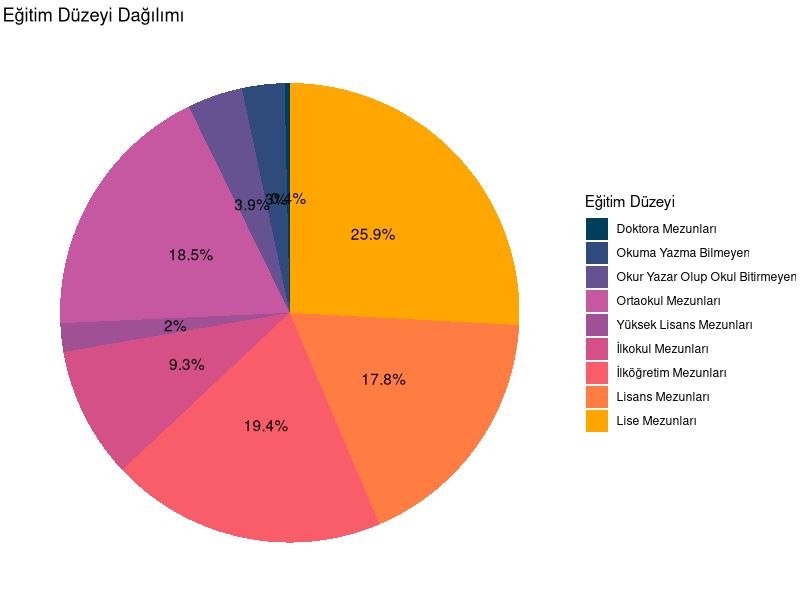
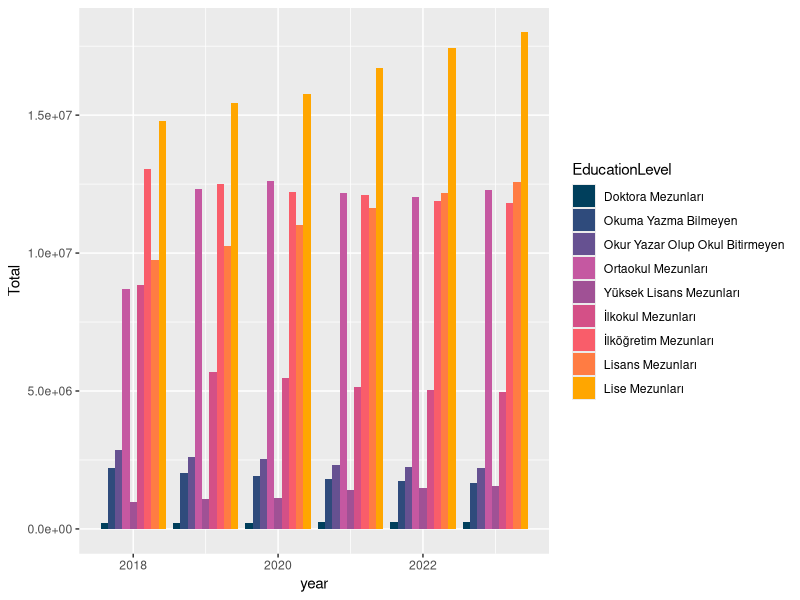
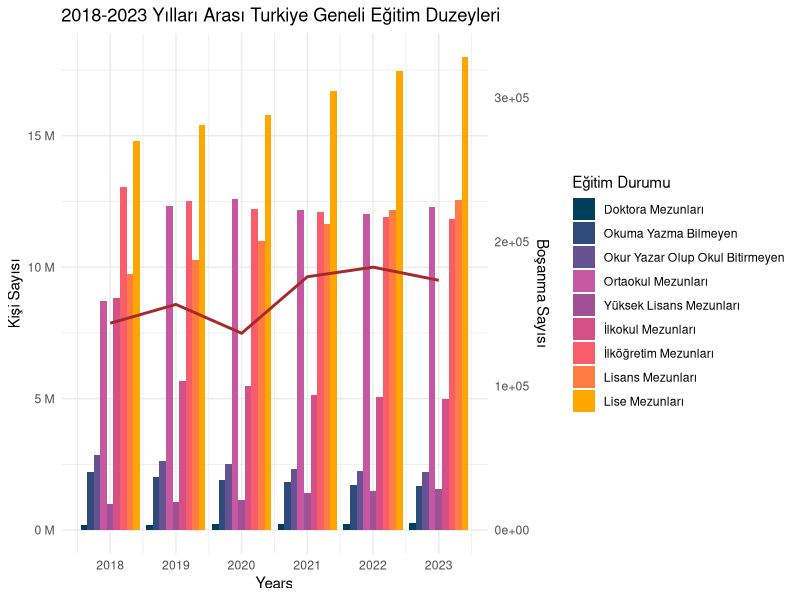
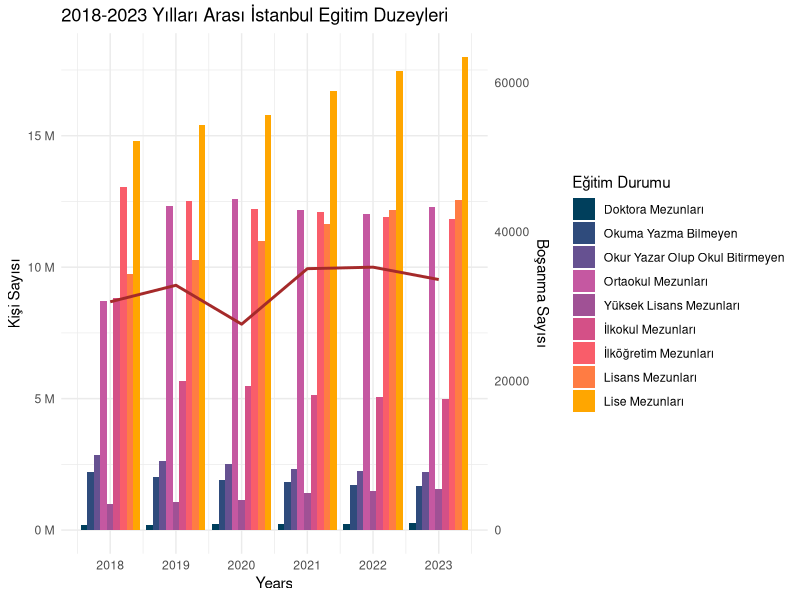
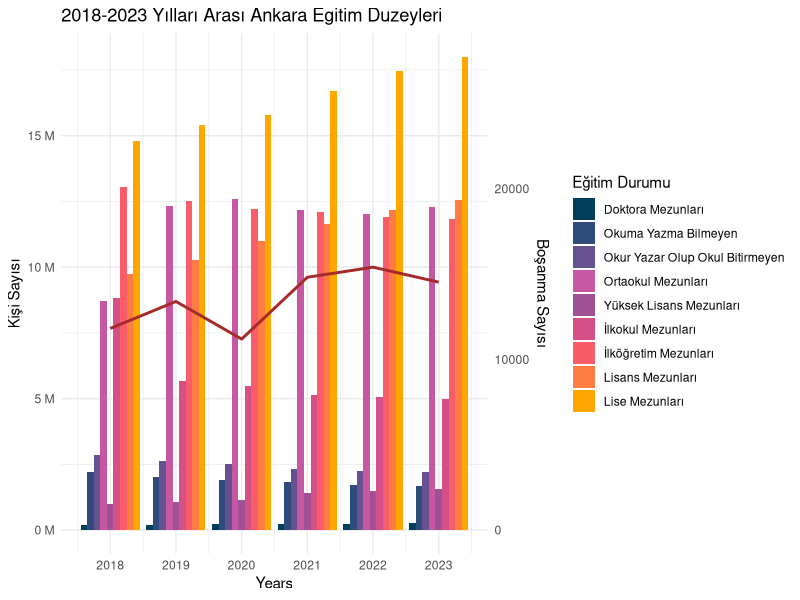
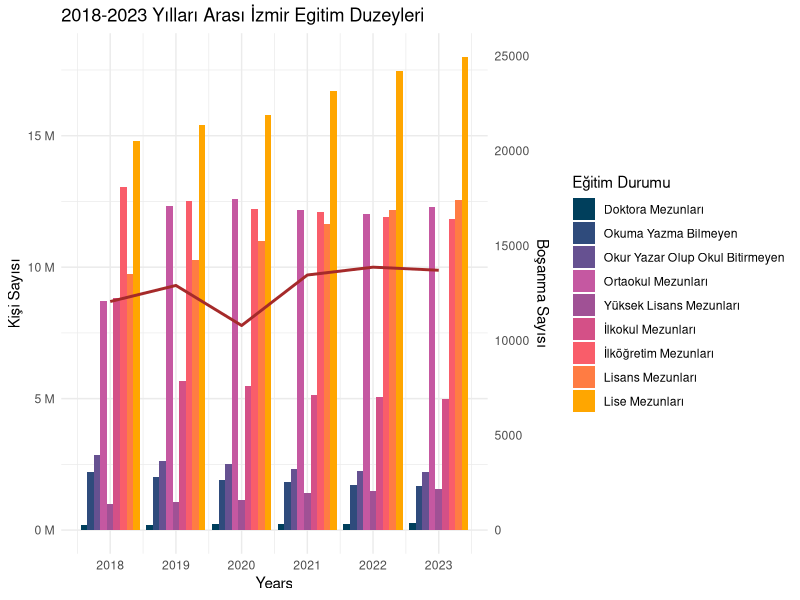
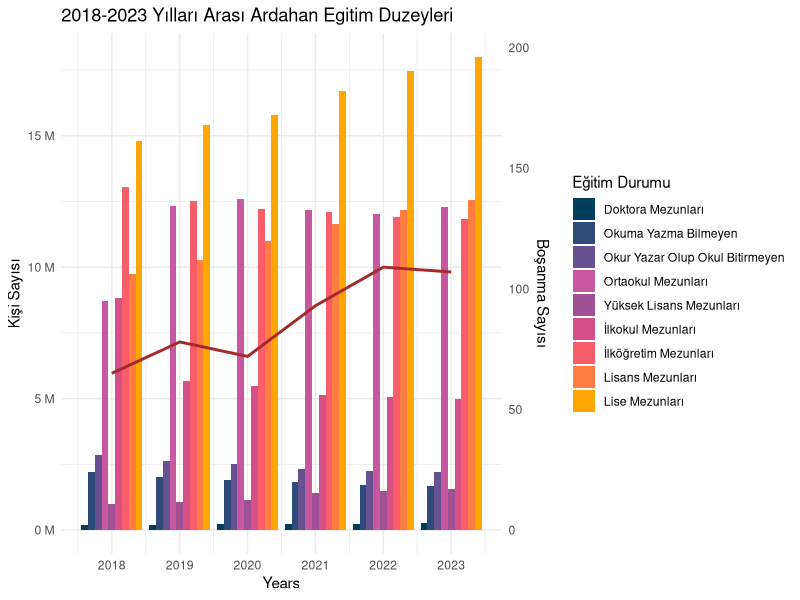
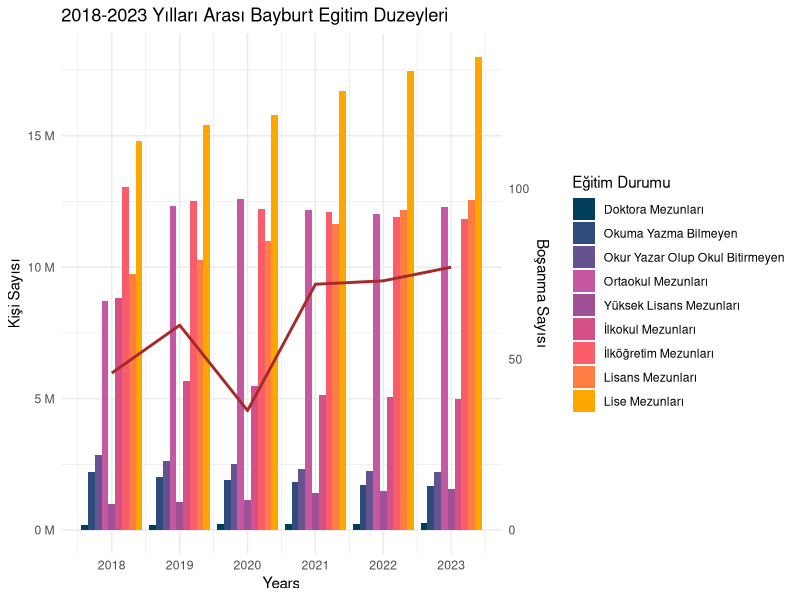

Generate these figures, in order, with R:
## ---- chunk 1

  
# Kütüphaneler
suppressPackageStartupMessages(library(readr))
suppressPackageStartupMessages(library(ggplot2))
suppressPackageStartupMessages(library(dplyr))
suppressPackageStartupMessages(library(tidyr))  # pivot_longer fonksiyonu için


# Read bar data
bar_data <- read.csv("./portfolyo/calisma2-veriler/veri_edited_en.csv", header = TRUE, encoding = "UTF-8", sep = ";")

# bar_data ilk 10 satır
knitr::kable(head(bar_data, 10), caption = "Veri Setinin İlk 10 Satırı")

# Reshape bar data to long format
bar_data_long <- bar_data %>%
  pivot_longer(cols = c("illiterate_total", "literate_without_diploma_total", "primary_school_total", "primary_education_total",
                        "lower_secondary_school_total", "upper_secondary_school_total",
                        "universities_and_other_higher_educational_institutions_total",
                        "master_total", "doctorate_total"), names_to = "EducationLevel", values_to = "Total")

# Eğitim düzeyi dağılımı için pie chart
education_summary <- bar_data_long %>%
    group_by(EducationLevel) %>%
    summarize(Total = sum(Total, na.rm = TRUE))

  print(ggplot(education_summary, aes(x = "", y = Total, fill = EducationLevel)) +
    geom_bar(stat = "identity", width = 1) +
    coord_polar("y", start = 0) +
    labs(title = "Eğitim Düzeyi Dağılımı", fill = "Eğitim Düzeyi") +
    theme_void() +
    geom_text(aes(label = paste0(round((Total / sum(Total)) * 100, 1), "%")), 
              position = position_stack(vjust = 0.5)) +
    scale_fill_manual(values = c("doctorate_total" ="#003f5c",
                               "illiterate_total" = "#2f4b7c", 
                               "literate_without_diploma_total" = "#665191",
                               "lower_secondary_school_total" = "#c558a1",
                               "master_total" = "#a05195",
                               "primary_education_total" = "#d45087",
                               "primary_school_total" = "#f95d6a", "universities_and_other_higher_educational_institutions_total" ="#ff7c43",
                               "upper_secondary_school_total" ="#ffa600"
                               ),
                    labels = c("Doktora Mezunları",
                               "Okuma Yazma Bilmeyen",
                               "Okur Yazar Olup Okul Bitirmeyen",
                               "Ortaokul Mezunları",
                               "Yüksek Lisans Mezunları",
                               "İlkokul Mezunları",
                               "İlköğretim Mezunları",
                               "Lisans Mezunları",
                               "Lise Mezunları"
                               )))
  
  print(ggplot(bar_data_long, aes(x = year, fill = EducationLevel)) +
        geom_bar(aes(y = Total), stat = "identity", position = "dodge", alpha = 1) +
        scale_fill_manual(values = c("doctorate_total" ="#003f5c",
                               "illiterate_total" = "#2f4b7c", 
                               "literate_without_diploma_total" = "#665191",
                               "lower_secondary_school_total" = "#c558a1",
                               "master_total" = "#a05195",
                               "primary_education_total" = "#d45087",
                               "primary_school_total" = "#f95d6a", "universities_and_other_higher_educational_institutions_total" ="#ff7c43",
                               "upper_secondary_school_total" ="#ffa600"
                               ),
                    labels = c("Doktora Mezunları",
                               "Okuma Yazma Bilmeyen",
                               "Okur Yazar Olup Okul Bitirmeyen",
                               "Ortaokul Mezunları",
                               "Yüksek Lisans Mezunları",
                               "İlkokul Mezunları",
                               "İlköğretim Mezunları",
                               "Lisans Mezunları",
                               "Lise Mezunları"
                               )))
  
  # Read line data
line_data <- read.csv("./portfolyo/calisma2-veriler/bosanma_verisi_edited.csv", header = TRUE, encoding = "UTF-8", sep = ";")

# line_data ilk 10 satır
knitr::kable(head(line_data, 10), caption = "Veri Setinin İlk 10 Satırı")

# Merge data to ensure categories are aligned
merged_data <- merge(bar_data_long, line_data, by = "year", all.x = TRUE)

# İl listesini tanımlama
iller <- c("TR")

for (il in iller) {
  max_value <- max(merged_data[il])
  coef <- 10e6/max_value
  
  # Create the dual-axis plot
  print(ggplot(merged_data, aes(x = year, fill = EducationLevel)) +
    geom_bar(aes(y = Total), stat = "identity", position = "dodge", alpha = 1) +
    geom_line(aes(x = year, y = !!sym(il) * coef, group = "bosanma"), color = "brown", linewidth = 1) +
  scale_fill_manual(values = c("doctorate_total" ="#003f5c",
                               "illiterate_total" = "#2f4b7c", 
                               "literate_without_diploma_total" = "#665191",
                               "lower_secondary_school_total" = "#c558a1",
                               "master_total" = "#a05195",
                               "primary_education_total" = "#d45087",
                               "primary_school_total" = "#f95d6a", "universities_and_other_higher_educational_institutions_total" ="#ff7c43",
                               "upper_secondary_school_total" ="#ffa600"
                               ),
                    labels = c("Doktora Mezunları",
                               "Okuma Yazma Bilmeyen",
                               "Okur Yazar Olup Okul Bitirmeyen",
                               "Ortaokul Mezunları",
                               "Yüksek Lisans Mezunları",
                               "İlkokul Mezunları",
                               "İlköğretim Mezunları",
                               "Lisans Mezunları",
                               "Lise Mezunları"
                               )) +
    
    scale_y_continuous(
      name = "Kişi Sayısı",
      sec.axis = sec_axis(~ . / coef, name="Boşanma Sayısı"),
      labels = function(x) paste(x / 1e6, "M")
    ) +
    scale_x_continuous(
      name = "Years",
      breaks = 2018:2023  # Step 1 on x-axis
    ) +
    labs(title = ifelse(il == "TR", "2018-2023 Yılları Arası Turkiye Geneli Eğitim Duzeyleri", paste("2018-2023 Yılları Arası", il, "Egitim Duzeyleri")), fill = "Eğitim Durumu") +
    theme_minimal())
}

iller <- c("İstanbul", "Ankara", "İzmir", "Ardahan", "Bayburt", "Tunceli")

for (il in iller) {
  max_value <- max(merged_data[il])
  coef <- 10e6/max_value
  
  # Create the dual-axis plot
  print(ggplot(merged_data, aes(x = year, fill = EducationLevel)) +
    geom_bar(aes(y = Total), stat = "identity", position = "dodge", alpha = 1) +
    geom_line(aes(x = year, y = !!sym(il) * coef, group = "bosanma"), color = "brown", linewidth = 1) +
  scale_fill_manual(values = c("doctorate_total" ="#003f5c",
                               "illiterate_total" = "#2f4b7c", 
                               "literate_without_diploma_total" = "#665191",
                               "lower_secondary_school_total" = "#c558a1",
                               "master_total" = "#a05195",
                               "primary_education_total" = "#d45087",
                               "primary_school_total" = "#f95d6a", "universities_and_other_higher_educational_institutions_total" ="#ff7c43",
                               "upper_secondary_school_total" ="#ffa600"
                               ),
                    labels = c("Doktora Mezunları",
                               "Okuma Yazma Bilmeyen",
                               "Okur Yazar Olup Okul Bitirmeyen",
                               "Ortaokul Mezunları",
                               "Yüksek Lisans Mezunları",
                               "İlkokul Mezunları",
                               "İlköğretim Mezunları",
                               "Lisans Mezunları",
                               "Lise Mezunları"
                               )) +
    
    scale_y_continuous(
      name = "Kişi Sayısı",
      sec.axis = sec_axis(~ . / coef, name="Boşanma Sayısı"),
      labels = function(x) paste(x / 1e6, "M")
    ) +
    scale_x_continuous(
      name = "Years",
      breaks = 2018:2023  # Step 1 on x-axis
    ) +
    labs(title = ifelse(il == "TR", "2018-2023 Yılları Arası Turkiye Geneli Eğitim Duzeyleri", paste("2018-2023 Yılları Arası", il, "Egitim Duzeyleri")), fill = "Eğitim Durumu") +
    theme_minimal())
}

